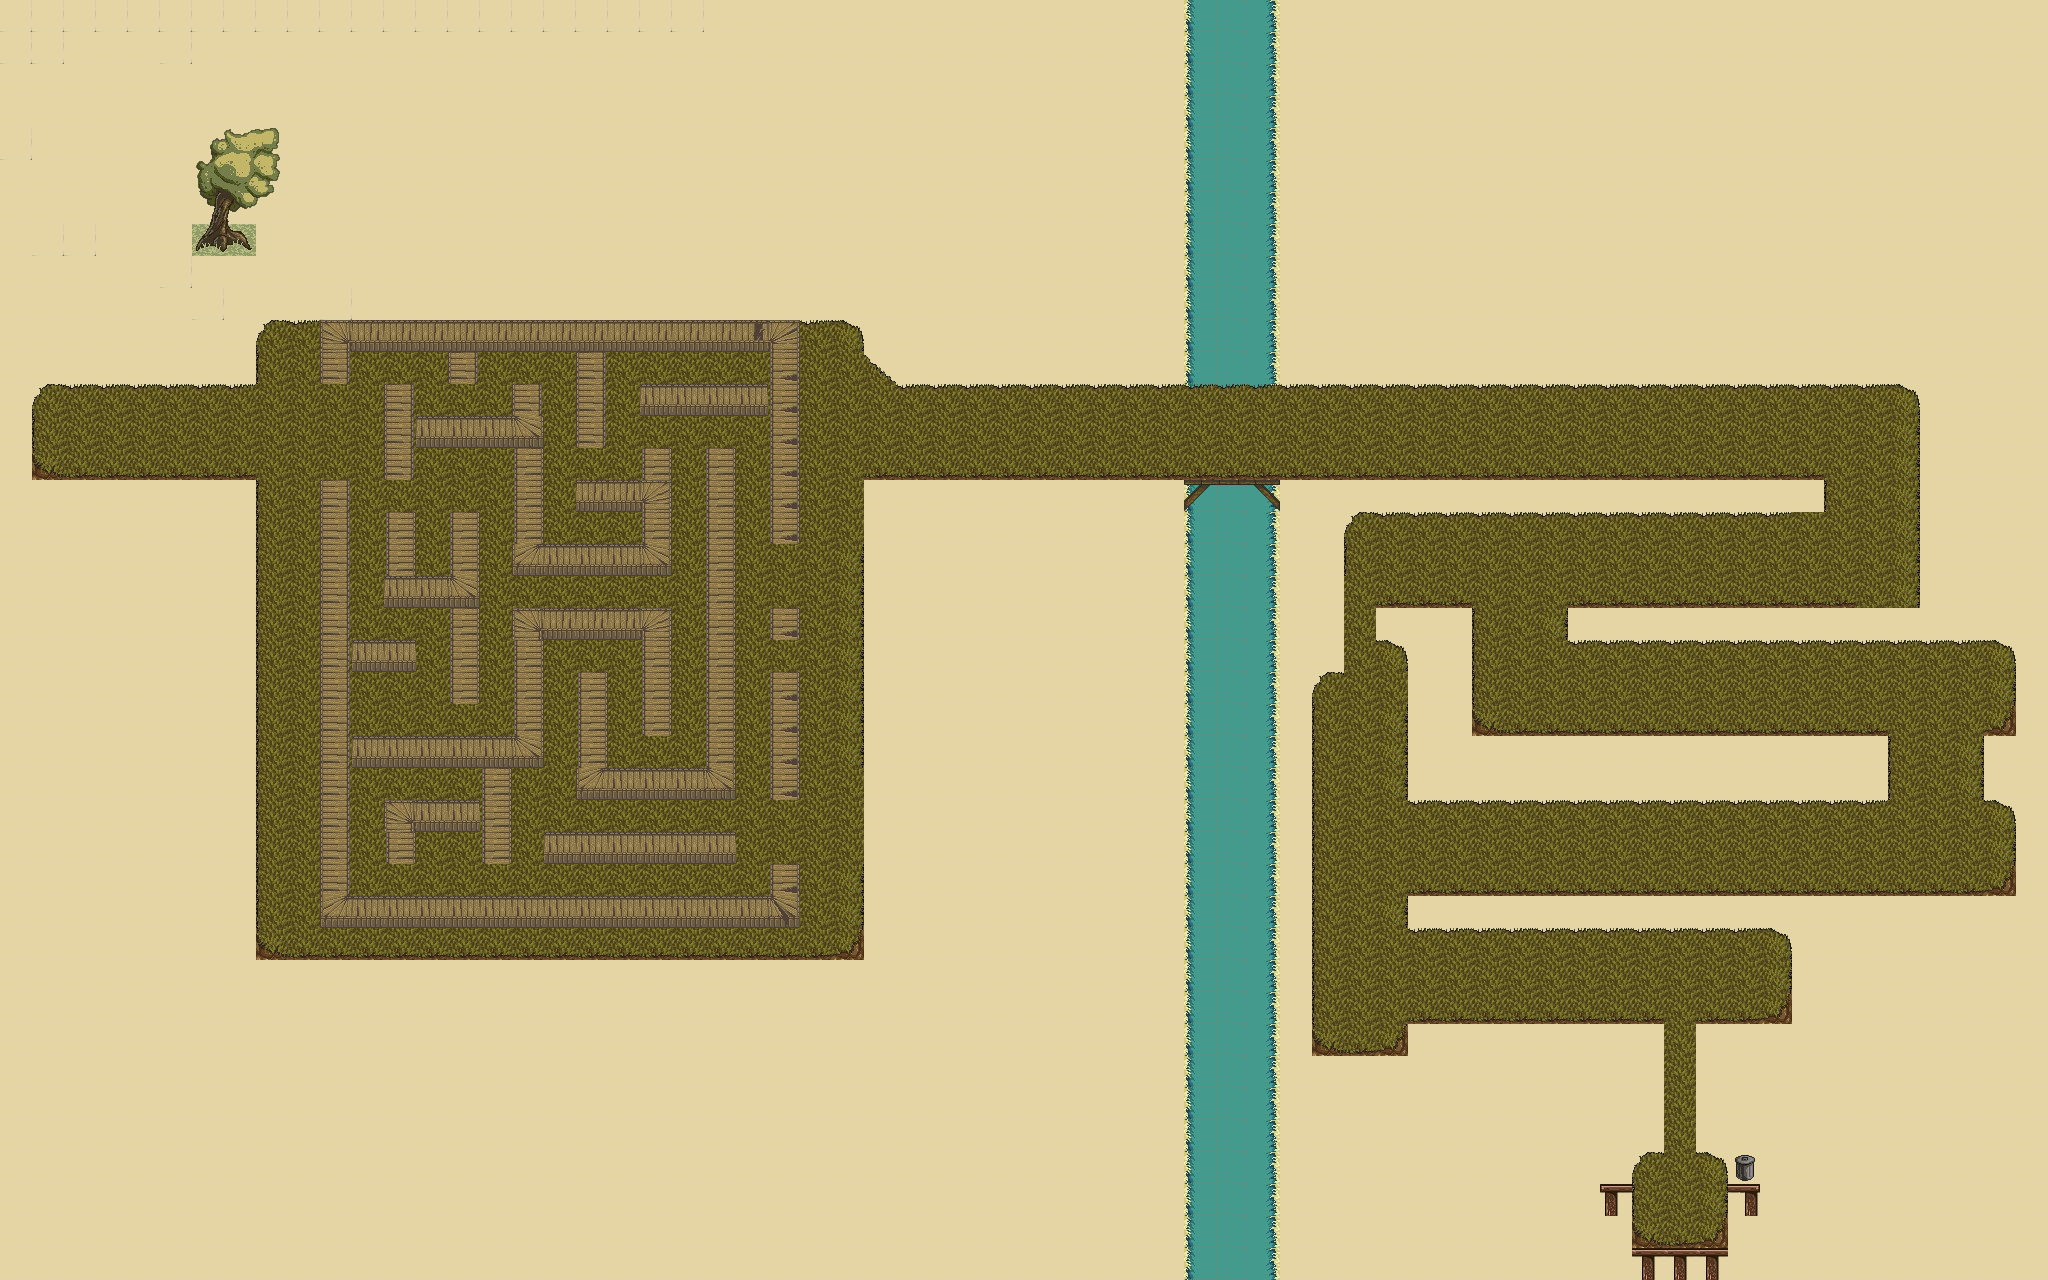

This game map was drawn from its Tiled (.tmx) file and the tilesets committed beside it. A one-line description and the trimmed map source follow:
An orthogonal 64x40 tile map with 32x32 px tiles, 3 tile layers (Слой тайлов 3, Слой тайлов 2, Слой тайлов 1).

<map version="1.4" tiledversion="2021.01.13" orientation="orthogonal" renderorder="right-down" width="64" height="40" tilewidth="32" tileheight="32" infinite="0" nextlayerid="6" nextobjectid="1">
 <tileset firstgid="1" source="hyptosis_tile-art-batch-1-removebg.tsx" />
 <layer id="4" name="Слой тайлов 3" width="64" height="40">
  <data>[2560 cells, 2560 non-empty, 6 distinct tile ids]</data>
 </layer>
 <layer id="3" name="Слой тайлов 2" width="64" height="40">
  <data>[2560 cells, 555 non-empty, 28 distinct tile ids]</data>
 </layer>
 <layer id="1" name="Слой тайлов 1" width="64" height="40">
  <data>[2560 cells, 336 non-empty, 24 distinct tile ids]</data>
 </layer>
</map>
